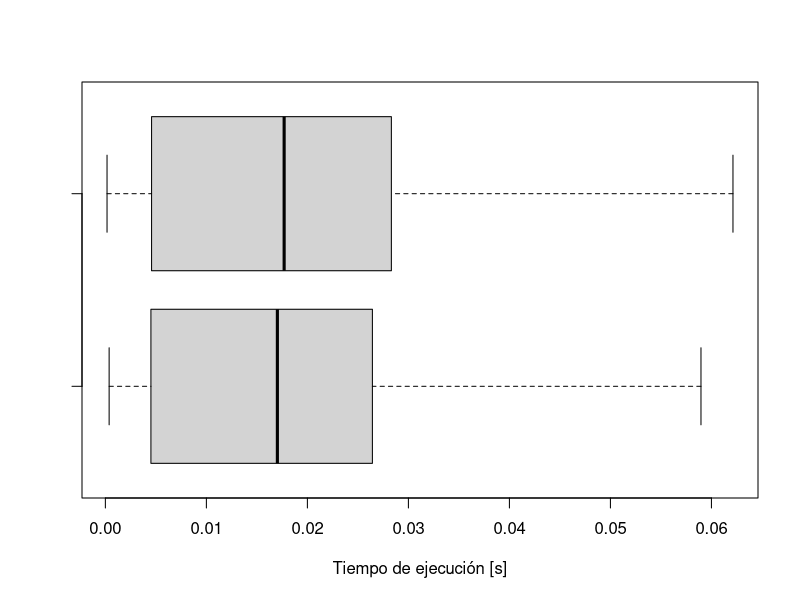

Reproduce this figure in R.
dtperl<-read.csv("angeltt.csv")
tperl<-dtperl["tiempo"]
tperl1<-sapply(tperl, as.numeric)
dpy1<-read.csv("angelvv.csv")
tiempospy<-dpy1["tiempo"]
tiempospy1<-sapply(tiempospy, as.numeric)
t.test(tperl1, tiempospy1)
boxplot(tperl1[1:16], tiempospy1[1:16],xlab="Tiempo de ejecución [s]", horizontal=TRUE)
